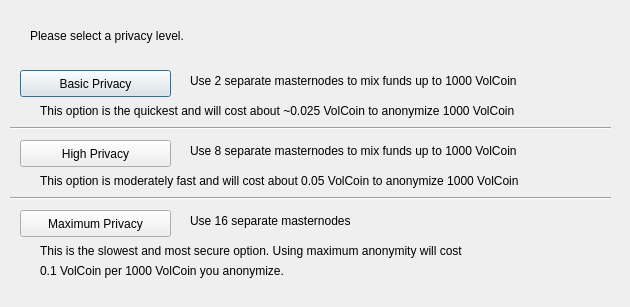
<?xml version="1.0" encoding="UTF-8"?>
<ui version="4.0">
 <class>DarksendConfig</class>
 <widget class="QDialog" name="DarksendConfig">
  <property name="geometry">
   <rect>
    <x>0</x>
    <y>0</y>
    <width>630</width>
    <height>307</height>
   </rect>
  </property>
  <property name="windowTitle">
   <string>Configure Darksend</string>
  </property>
  <widget class="QPushButton" name="buttonBasic">
   <property name="geometry">
    <rect>
     <x>20</x>
     <y>70</y>
     <width>151</width>
     <height>27</height>
    </rect>
   </property>
   <property name="text">
    <string>Basic Privacy</string>
   </property>
  </widget>
  <widget class="QPushButton" name="buttonHigh">
   <property name="geometry">
    <rect>
     <x>20</x>
     <y>140</y>
     <width>151</width>
     <height>27</height>
    </rect>
   </property>
   <property name="text">
    <string>High Privacy</string>
   </property>
  </widget>
  <widget class="QPushButton" name="buttonMax">
   <property name="geometry">
    <rect>
     <x>20</x>
     <y>210</y>
     <width>151</width>
     <height>27</height>
    </rect>
   </property>
   <property name="text">
    <string>Maximum Privacy</string>
   </property>
  </widget>
  <widget class="QLabel" name="label">
   <property name="geometry">
    <rect>
     <x>30</x>
     <y>20</y>
     <width>571</width>
     <height>31</height>
    </rect>
   </property>
   <property name="text">
    <string>Please select a privacy level.</string>
   </property>
  </widget>
  <widget class="QLabel" name="label_2">
   <property name="geometry">
    <rect>
     <x>190</x>
     <y>70</y>
     <width>421</width>
     <height>21</height>
    </rect>
   </property>
   <property name="text">
    <string>Use 2 separate masternodes to mix funds up to 1000 VolCoin</string>
   </property>
  </widget>
  <widget class="QLabel" name="label_3">
   <property name="geometry">
    <rect>
     <x>190</x>
     <y>140</y>
     <width>411</width>
     <height>21</height>
    </rect>
   </property>
   <property name="text">
    <string>Use 8 separate masternodes to mix funds up to 1000 VolCoin</string>
   </property>
  </widget>
  <widget class="QLabel" name="label_4">
   <property name="geometry">
    <rect>
     <x>190</x>
     <y>210</y>
     <width>421</width>
     <height>21</height>
    </rect>
   </property>
   <property name="text">
    <string>Use 16 separate masternodes</string>
   </property>
  </widget>
  <widget class="QLabel" name="label_6">
   <property name="geometry">
    <rect>
     <x>40</x>
     <y>100</y>
     <width>561</width>
     <height>21</height>
    </rect>
   </property>
   <property name="text">
    <string>This option is the quickest and will cost about ~0.025 VolCoin to anonymize 1000 VolCoin</string>
   </property>
  </widget>
  <widget class="QLabel" name="label_7">
   <property name="geometry">
    <rect>
     <x>40</x>
     <y>170</y>
     <width>561</width>
     <height>21</height>
    </rect>
   </property>
   <property name="text">
    <string>This option is moderately fast and will cost about 0.05 VolCoin to anonymize 1000 VolCoin</string>
   </property>
  </widget>
  <widget class="QLabel" name="label_8">
   <property name="geometry">
    <rect>
     <x>40</x>
     <y>240</y>
     <width>561</width>
     <height>21</height>
    </rect>
   </property>
   <property name="text">
    <string>This is the slowest and most secure option. Using maximum anonymity will cost</string>
   </property>
  </widget>
  <widget class="QLabel" name="label_9">
   <property name="geometry">
    <rect>
     <x>40</x>
     <y>260</y>
     <width>561</width>
     <height>21</height>
    </rect>
   </property>
   <property name="text">
    <string>0.1 VolCoin per 1000 VolCoin you anonymize.</string>
   </property>
  </widget>
  <widget class="Line" name="line">
   <property name="geometry">
    <rect>
     <x>10</x>
     <y>120</y>
     <width>601</width>
     <height>16</height>
    </rect>
   </property>
   <property name="orientation">
    <enum>Qt::Horizontal</enum>
   </property>
  </widget>
  <widget class="Line" name="line_2">
   <property name="geometry">
    <rect>
     <x>10</x>
     <y>190</y>
     <width>601</width>
     <height>16</height>
    </rect>
   </property>
   <property name="orientation">
    <enum>Qt::Horizontal</enum>
   </property>
  </widget>
 </widget>
 <resources/>
 <connections/>
</ui>
